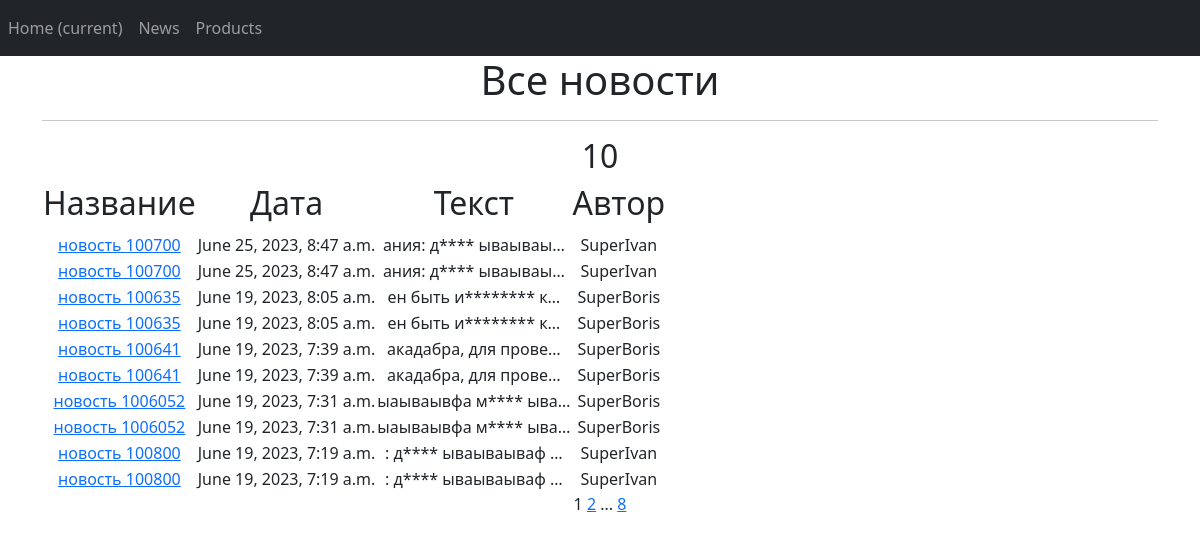
Screenshot of /news/ (signed in) with the database file from the repository.
### news/models.py (models this page shows, shortened)
class Post(models.Model):
    author = models.ForeignKey(Author, on_delete=models.CASCADE)
    type = models.BooleanField(default=False, choices=name)  # False = статья, можно переделать, если будет больше вариантов
    time_in = models.DateTimeField(auto_now_add=True)
    post_name = models.CharField(max_length=100)
    post_text = models.TextField(default="Тут должен быть идиотский контент, а будет абракадабра, для проверки задания: дурак ываываываф идиот ыафыаываывфа мудак ываф ываф ывп фывп фвап фвп выа фывп фыва выа ыфвп выа фыв афвыа ывф.")
    post_rating = models.IntegerField(default=0)
    post_chek = models.BooleanField(default=False)
    category = models.ManyToManyField(Category, through='PostCategory')

class Author(models.Model):
    user = models.OneToOneField(User, on_delete=models.CASCADE)
    name = models.CharField(max_length=20)
    rating = models.IntegerField(default=0)

### news/views.py (the view)
# urls.py: path('news/', NewsList.as_view()),
class NewsList(LoginRequiredMixin, ListView):
    model = Post
    ordering = '-time_in'
    template_name = 'news_list.html'
    context_object_name = 'news_list'
    paginate_by = 10
    def get_queryset(self):
        queryset = super().get_queryset()
        self.filterset = PostFilter(self.request.GET, queryset)
        return self.filterset.qs
    def get_context_data(self, **kwargs):
        context = super().get_context_data(**kwargs)
        context['filterset'] = self.filterset
        return context

### news/templatetags/custom_filters.py (called while the page is built)
@register.filter()
def censor(value):
   a = ['идиот', 'дура', 'мудак']
   text_list = value.split()
   for i in a:
      for j in range(len(text_list)):
         if i in text_list[j]:
            text_list[j] = text_list[j][0] + '*'*(len(text_list[j])-1)
   text = ' '.join(text_list)
   return text

### news/templatetags/custom_tags.py (called while the page is built)
@register.simple_tag(takes_context=True)
def url_replace(context, **kwargs):
   d = context['request'].GET.copy()
   for k, v in kwargs.items():
       d[k] = v
   return d.urlencode()

### templates/news_list.html (shortened to what this page needs)
{% extends 'flatpages/base.html' %}
{% load custom_filters %}
{% load custom_tags %}
{% block content %}
   <h1>Все новости</h1>
   <hr>
   {% if news_list %}
    <h2>{{news_list|length}}</h2>
       <table>
           <tr>
               <td><h2>Название</h2></td>
               <td><h2>Дата</h2></td>
               <td><h2>Текст</h2></td>
               <td><h2>Автор</h2></td>
           </tr>
           {% for news in news_list %}
           <tr>
               <td><a href="/news/{{news.id}}">{{ news.post_name | censor }}</a></td>
               <td>{{ news.time_in| date:'DATETIME_FORMAT' }}</td>
               <td>{{ news.post_text|truncatechars:20 | censor }}</td>
               <td>{{ news.author.name }}</td>
           </tr>
           {% endfor %}
       </table>
   {% else %}
       <h2>Новостей нет!</h2>
   {% endif %}
   {{ page_obj.number }}
   {% if page_obj.has_next %}
       <a href="?{% url_replace page=page_obj.next_page_number %}">{{ page_obj.next_page_number }}</a>
       {% if paginator.num_pages != page_obj.next_page_number %}
           ...
           <a href="?{% url_replace page=page_obj.paginator.num_pages %}">{{ page_obj.paginator.num_pages }}</a>
       {% endif %}
   {% endif %}
{% endblock content %}

### rows the page displays
Post: post_name|censor "новость 100700", time_in "June 25, 2023, 8:47 a.m.", post_text|censor "ания: д**** ываываы…", author.name "SuperIvan"
Post: post_name|censor "новость 100700", time_in "June 25, 2023, 8:47 a.m.", post_text|censor "ания: д**** ываываы…", author.name "SuperIvan"
Post: post_name|censor "новость 100635", time_in "June 19, 2023, 8:05 a.m.", post_text|censor "ен быть и******** к…", author.name "SuperBoris"
Post: post_name|censor "новость 100635", time_in "June 19, 2023, 8:05 a.m.", post_text|censor "ен быть и******** к…", author.name "SuperBoris"
Post: post_name|censor "новость 100641", time_in "June 19, 2023, 7:39 a.m.", post_text|censor "акадабра, для прове…", author.name "SuperBoris"
Post: post_name|censor "новость 100641", time_in "June 19, 2023, 7:39 a.m.", post_text|censor "акадабра, для прове…", author.name "SuperBoris"
Post: post_name|censor "новость 1006052", time_in "June 19, 2023, 7:31 a.m.", post_text|censor "ыаываывфа м**** ыва…", author.name "SuperBoris"
Post: post_name|censor "новость 1006052", time_in "June 19, 2023, 7:31 a.m.", post_text|censor "ыаываывфа м**** ыва…", author.name "SuperBoris"
Post: post_name|censor "новость 100800", time_in "June 19, 2023, 7:19 a.m.", post_text|censor ": д**** ываываываф …", author.name "SuperIvan"
Post: post_name|censor "новость 100800", time_in "June 19, 2023, 7:19 a.m.", post_text|censor ": д**** ываываываф …", author.name "SuperIvan"

### other values shown
{{ news_list|length }} "10"
{{ page_obj.number }} "1"
{{ page_obj.next_page_number }} "2"
{{ page_obj.paginator.num_pages }} "8"
